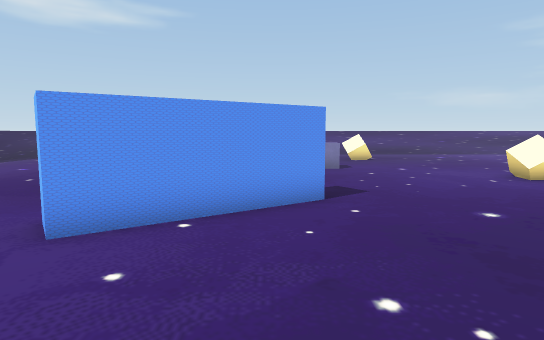
[1] (above)

20 first-person views from a walk through a Unity game level. The camera is 1.4 m above the floor, tilts 6° down and sees 75° across. The floor is counted in squares, 1 m on a side. Each view is taken from the middle of a square. On the plan, view 1 faces up. The plan holds only what a view shows up to about 15 squares ahead; the rest is blank. The place goes on beyond the plan. The player is left out.

[2]
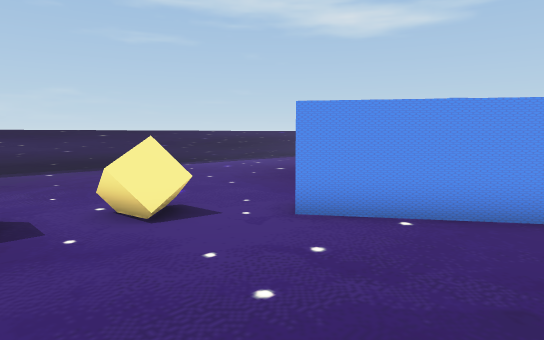

[3]
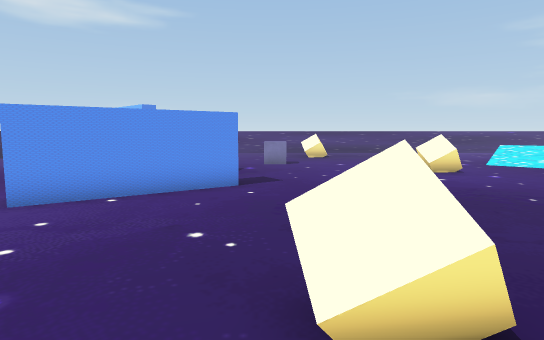

[4]
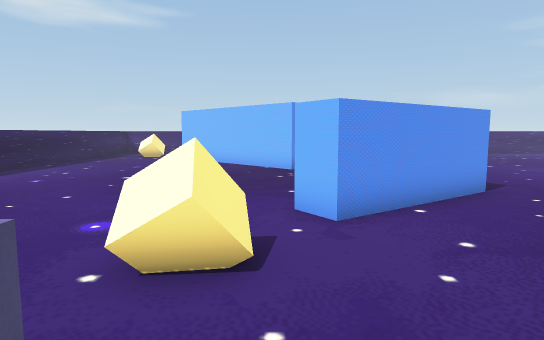

[5]
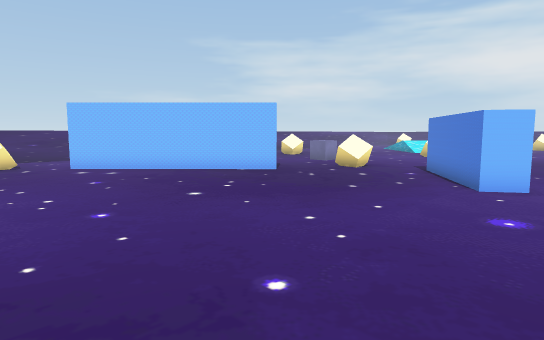

[6]
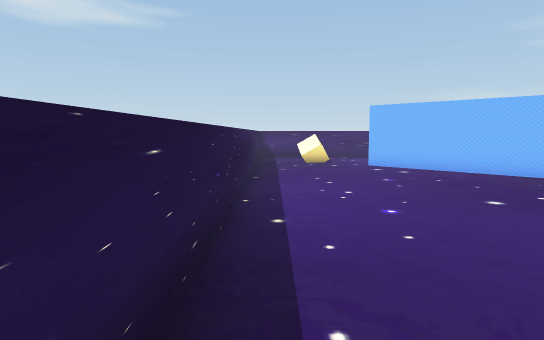

[7]
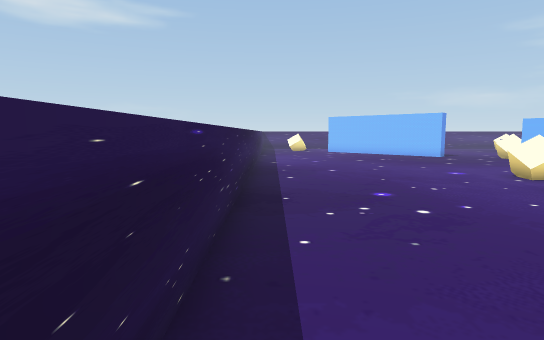

[8]
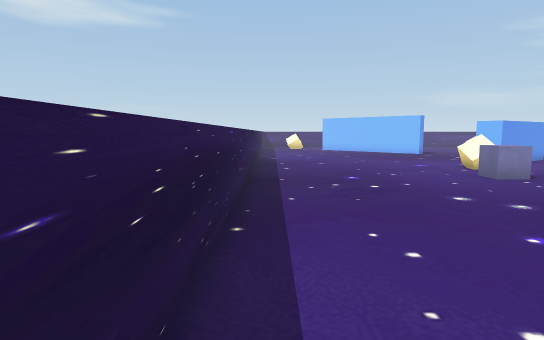

[9]
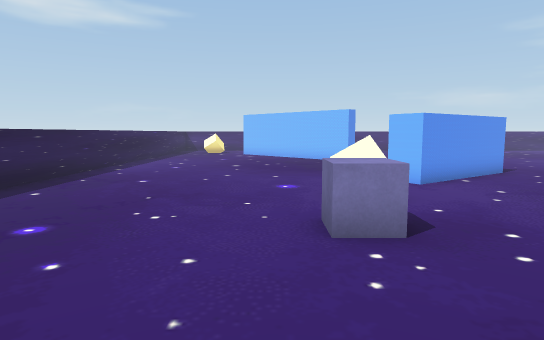

[10]
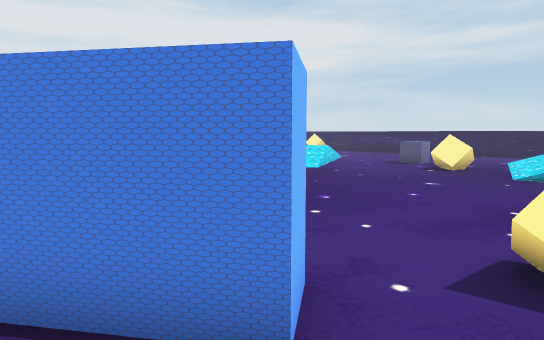

[11]
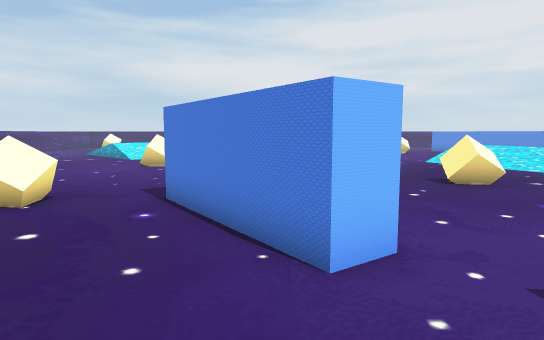

[12]
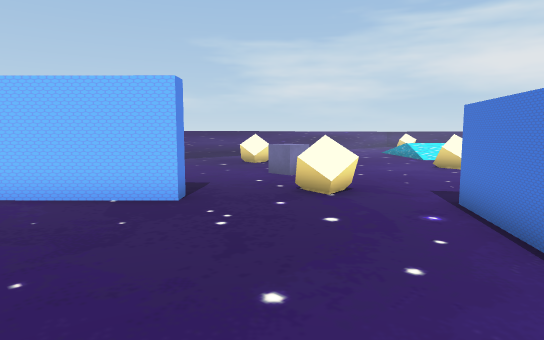

[13]
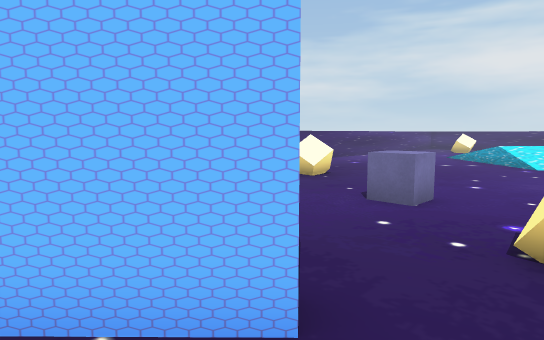

[14]
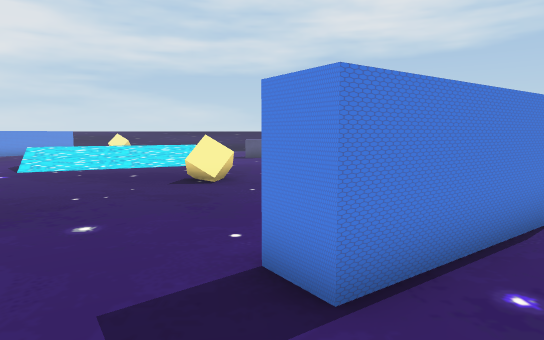

[15]
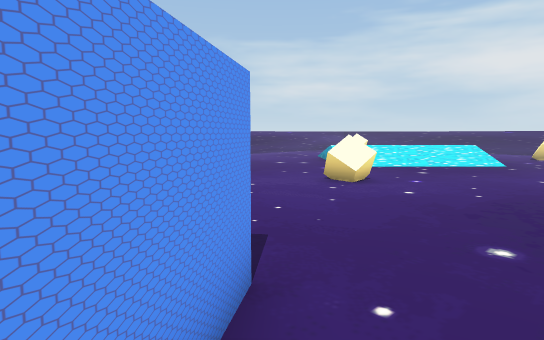

[16]
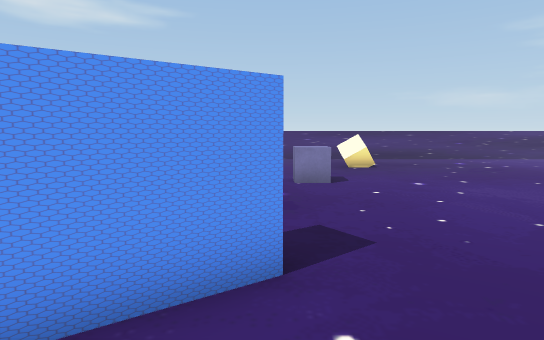

[17]
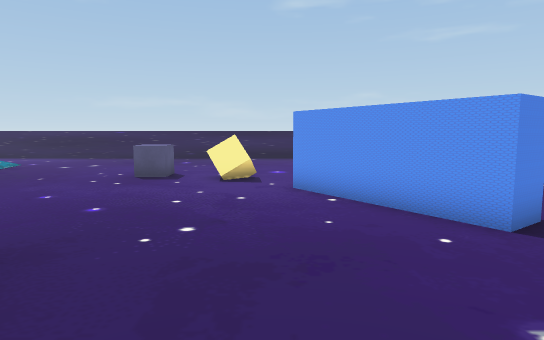

[18]
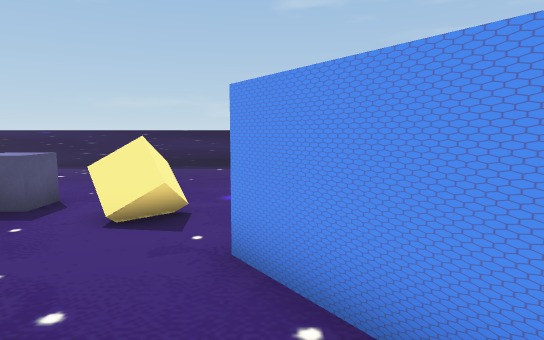

[19]
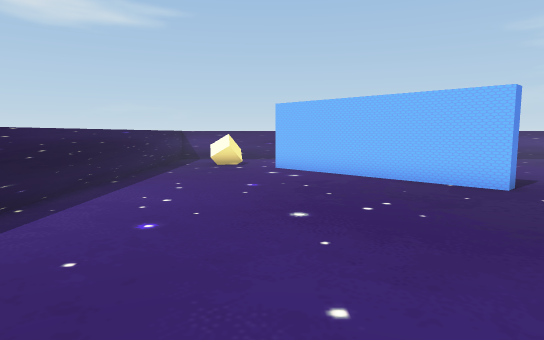

[20]
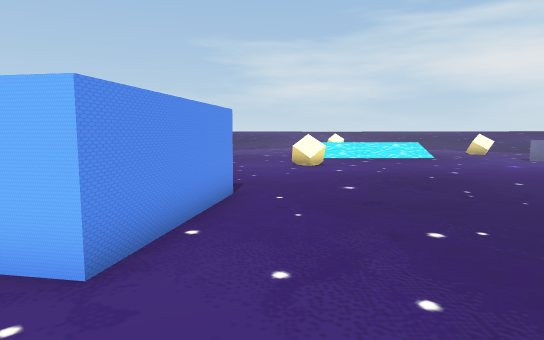

### Floor plan
Key: @ floor where view 1 was taken; # wall or solid block; . main floor; : floor 0.75 m higher than the main floor; / step, stairs or slope; v drop or lower ground; O other object.
Columns run from 14 left of view 1 to 16 right of it. Each row starts with its distance up from view 1.
 15 #.......##  ....O..........v
 14 #........## ....OO........//
 13 #.........##..............//
 12 #........................../
 11 #............OO.......O...../
 10 #.....................O....../
  9 #............................./
  8 #.............##...............
  7 #............###...............
  6 #..........###.............
  5 #..........##...............
  4 #...........................
  3 #........O..................
  2 #........O.............
  1 #................O......
  0 #.......OO....@..O......
 -1 #........................
 -2 #......................//.
 -3 #..................../////
 -4 #................../////:
 -5 #........  ......./  /:
 -6 #.......   /......
 -7 #....//    /..O..
 -8 #....      /.OO.
 -9 #...       //.
-10 #          //.
-11  .

Positions as (right, up) in squares from view 1, and headings:
1: (0, 0), facing up
2: (1, 0), facing up-left
3: (2, -2), facing up
4: (-4, -1), facing up
5: (-13, 3), facing up-right
6: (-13, 3), facing up
7: (-13, -8), facing up
8: (-13, -11), facing up
9: (-7, -5), facing up
10: (-5, 7), facing down-right
11: (-7, 6), facing right
12: (-7, 6), facing up-right
13: (-5, 11), facing up-right
14: (1, 11), facing down
15: (-1, 5), facing up-right
16: (1, 4), facing up
17: (6, 4), facing left
18: (1, 5), facing left
19: (-9, 4), facing up
20: (-4, 1), facing up-right
